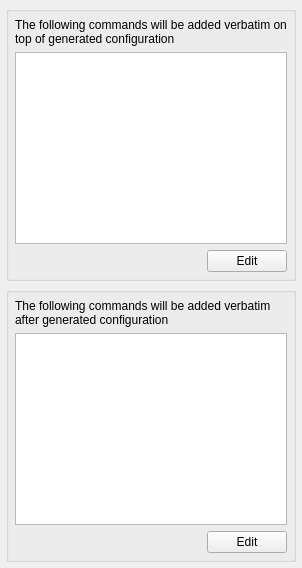
     <widget class="QWidget" name="tab2" >
      <attribute name="title" >
       <string>Prolog/Epilog</string>
      </attribute>
      <layout class="QGridLayout" >
       <property name="margin" >
        <number>6</number>
       </property>
       <item row="1" column="0" >
        <widget class="QGroupBox" name="frame147" >
         <property name="title" >
          <string/>
         </property>
         <layout class="QGridLayout" >
          <property name="margin" >
           <number>6</number>
          </property>
          <item row="2" column="1" >
           <widget class="QPushButton" name="edit_epilog_button" >
            <property name="text" >
             <string>Edit</string>
            </property>
           </widget>
          </item>
          <item row="2" column="0" >
           <spacer>
            <property name="orientation" >
             <enum>Qt::Horizontal</enum>
            </property>
            <property name="sizeType" >
             <enum>QSizePolicy::Expanding</enum>
            </property>
            <property name="sizeHint" stdset="0" >
             <size>
              <width>40</width>
              <height>20</height>
             </size>
            </property>
           </spacer>
          </item>
          <item row="1" column="0" colspan="2" >
           <widget class="QTextEdit" name="epilog_script" />
          </item>
          <item row="0" column="0" colspan="2" >
           <widget class="QLabel" name="textLabel2_2_2" >
            <property name="text" >
             <string>The following commands will be added verbatim after generated configuration</string>
            </property>
            <property name="alignment" >
             <set>Qt::AlignVCenter</set>
            </property>
            <property name="wordWrap" >
             <bool>true</bool>
            </property>
           </widget>
          </item>
         </layout>
        </widget>
       </item>
       <item row="0" column="0" >
        <widget class="QGroupBox" name="frame146" >
         <property name="title" >
          <string/>
         </property>
         <layout class="QGridLayout" >
          <property name="margin" >
           <number>6</number>
          </property>
          <item row="0" column="0" colspan="2" >
           <widget class="QLabel" name="textLabel2_2" >
            <property name="text" >
             <string>The following commands will be added verbatim on top of generated configuration</string>
            </property>
            <property name="alignment" >
             <set>Qt::AlignVCenter</set>
            </property>
            <property name="wordWrap" >
             <bool>true</bool>
            </property>
           </widget>
          </item>
          <item row="1" column="0" colspan="2" >
           <widget class="QTextEdit" name="prolog_script" />
          </item>
          <item row="2" column="1" >
           <widget class="QPushButton" name="edit_prolog_button" >
            <property name="text" >
             <string>Edit</string>
            </property>
           </widget>
          </item>
          <item row="2" column="0" >
           <spacer name="horizontalSpacer" >
            <property name="orientation" >
             <enum>Qt::Horizontal</enum>
            </property>
            <property name="sizeHint" stdset="0" >
             <size>
              <width>40</width>
              <height>20</height>
             </size>
            </property>
           </spacer>
          </item>
         </layout>
        </widget>
       </item>
      </layout>
     </widget>
